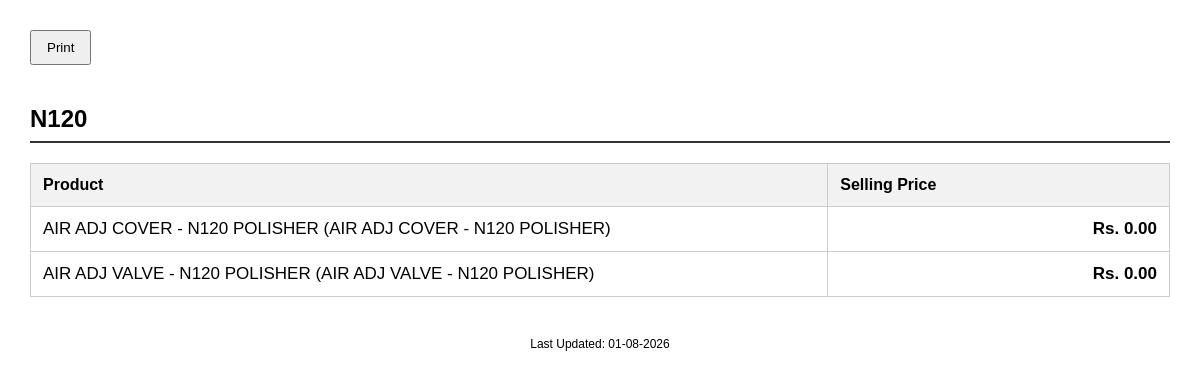
Page /pricelist/1/ on the committed database.
### pricelist/models.py (models this page shows, shortened)
class PricePage(models.Model):
    name = models.CharField(max_length=100)
    slug = models.SlugField(unique=True)
    display_order = models.PositiveIntegerField(default=0)
    class Meta:
        ordering = ['display_order']

class PriceListItem(models.Model):
    page = models.ForeignKey(
        PricePage,
        on_delete=models.CASCADE,
        related_name="items"
    )
    product = models.ForeignKey(
        Product,
        on_delete=models.CASCADE
    )
    display_order = models.PositiveIntegerField(default=0)
    visible = models.BooleanField(default=True)
    class Meta:
        ordering = ['display_order']

### inventory/models.py (models this page shows, shortened)
class Product(models.Model):
    product_name = models.CharField(
        max_length=250,
        unique=True,
        db_index=True,
    )
    category = models.CharField(
        max_length=150,
        blank=True,
        default="",
        db_index=True,
    )
    subcategory = models.CharField(
        max_length=150,
        blank=True,
        default="",
        db_index=True,
    )
    level3 = models.CharField(
        max_length=150,
        blank=True,
        default="",
        db_index=True,
    )
    level4 = models.CharField(
        max_length=150,
        blank=True,
        default="",
        db_index=True,
    )
    hierarchy_path = models.CharField(
        max_length=600,
        blank=True,
        default="",
        db_index=True,
    )
    qty = models.DecimalField(
        max_digits=18,
        decimal_places=2,
        default=Decimal("0.00"),
    )
    avg_cost = models.DecimalField(
        max_digits=18,
        decimal_places=2,
        default=Decimal("0.00"),
    )
    sales_price = models.DecimalField(
        max_digits=18,
        decimal_places=2,
        default=Decimal("0.00"),
    )
    reorder_qty = models.DecimalField(
        max_digits=18,
        decimal_places=2,
        default=Decimal("0.00"),
    )
    STATUS_CHOICES = (
        ("OK", "OK"),
        ("LOW", "LOW"),
        ("NIL", "NIL"),
    )
    status = models.CharField(
        max_length=10,
        choices=STATUS_CHOICES,
        default="OK",
        db_index=True,
    )
    active = models.BooleanField(
        default=True,
        db_index=True,
    )
    updated_at = models.DateTimeField(
        auto_now=True,
    )
    class Meta:
        ordering = [
            "category",
            "subcategory",
            "level3",
            "level4",
            "product_name",
        ]
        indexes = [
            models.Index(fields=["product_name"]),
            models.Index(fields=["category"]),
            models.Index(fields=["subcategory"]),
            models.Index(fields=["level3"]),
            models.Index(fields=["level4"]),
            models.Index(fields=["hierarchy_path"]),
            models.Index(fields=["active"]),
            models.Index(fields=["status"]),
        ]

### pricelist/views.py (the view)
def price_page(request, slug):
    page = get_object_or_404(
        PricePage.objects.prefetch_related(
            'items__product'
        ),
        slug=slug
    )
    return render(
        request,
        'pricelist/price_page.html',
        {
            'page': page
        }
    )

### pricelist/templates/pricelist/price_page.html (shortened to what this page needs)
<!DOCTYPE html>
<html>
<head>
</head>
<body>
<button class="print-btn" onclick="window.print()">
Print
</button>
<h2>{{ page.name }}</h2>
<table>
<tr>
    <th width="70%">Product</th>
    <th width="30%">Selling Price</th>
</tr>
{% for item in page.items.all %}
{% if item.visible %}
<tr>
<td>
{{ item.product.product_name }}
</td>
<td class="price">
Rs. {{ item.product.sales_price }}
</td>
</tr>
{% endif %}
{% endfor %}
</table>
<div class="footer">
Last Updated: {% now "d-m-Y" %}
</div>
</body>
</html>

### pricelist/templates/pricelist/price_page.html (style rules this page uses)
body { font-family: Arial, sans-serif; margin: 30px; }
h2 { margin-top: 20px; border-bottom: 2px solid #333; padding-bottom: 8px; font-size: 24px; }
table { width: 100%; border-collapse: collapse; margin-top: 20px; }
th { background: #f2f2f2; text-align: left; padding: 12px; border: 1px solid #ccc; }
td { padding: 12px; border: 1px solid #ccc; font-size: 17px; }
.price { text-align: right; font-weight: bold; }
.print-btn { margin-bottom: 20px; padding: 8px 15px; cursor: pointer; }
.footer { text-align: center; font-size: 12px; margin-top: 40px; }

### rows in the picture
PricePage: name "N120"
PriceListItem: product.product_name "AIR ADJ COVER - N120 POLISHER (AIR ADJ COVER - N120 POLISHER)", product.sales_price "0.00"
PriceListItem: product.product_name "AIR ADJ VALVE - N120 POLISHER (AIR ADJ VALVE - N120 POLISHER)", product.sales_price "0.00"
